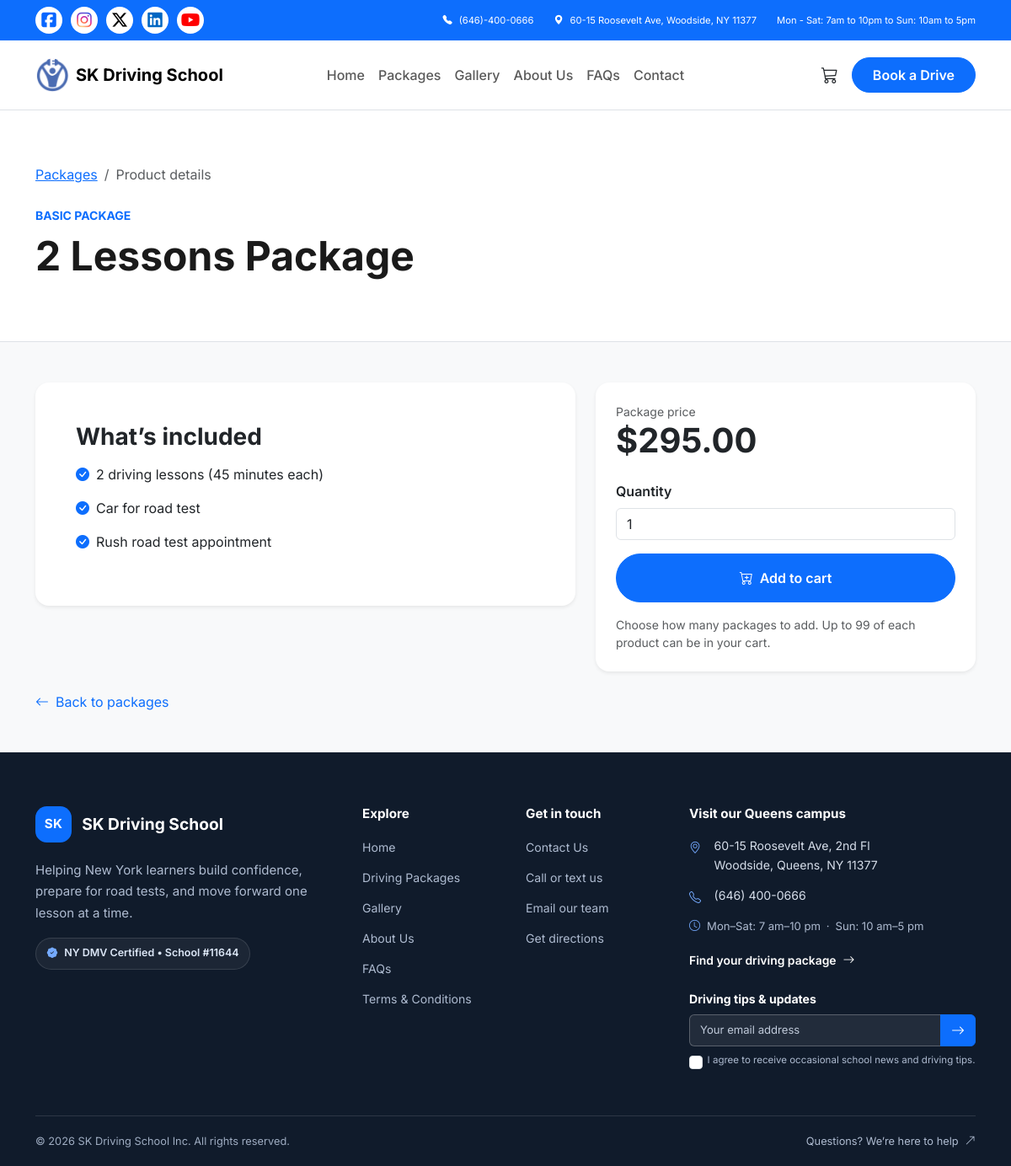
The page /product?id=2 on the database its author committed.
### tables this page shows
CREATE TABLE IF NOT EXISTS products (
    id BIGINT UNSIGNED NOT NULL AUTO_INCREMENT PRIMARY KEY,
    category VARCHAR(32) NOT NULL,
    region VARCHAR(120) NULL,
    name VARCHAR(180) NOT NULL,
    price_cents INT UNSIGNED NOT NULL,
    subtitle VARCHAR(255) NULL,
    features JSON NOT NULL,
    is_active TINYINT(1) NOT NULL DEFAULT 1,
    sort_order INT NOT NULL DEFAULT 0,
    created_at TIMESTAMP NOT NULL DEFAULT CURRENT_TIMESTAMP,
    updated_at TIMESTAMP NOT NULL DEFAULT CURRENT_TIMESTAMP ON UPDATE CURRENT_TIMESTAMP,
    INDEX products_active_category_order (is_active, category, sort_order),
    INDEX products_region_category (region, category, is_active)
);

### includes/package-catalog.php (called while the page is built, shortened)
<?php
require_once __DIR__ . '/db.php';
$productsById = [];
$productCatalogReady = false;
if ($pdo === null) {
    $productCatalogError = 'The package catalog is unavailable because the database is not connected.';
} else {
    $tableStatement = $pdo->prepare(
        'SELECT COUNT(*) FROM information_schema.TABLES WHERE TABLE_SCHEMA = DATABASE() AND TABLE_NAME = ?'
    );
    $tableStatement->execute(['products']);
    $productCatalogReady = (int) $tableStatement->fetchColumn() === 1;
}
if ($productCatalogReady) {
    $statement = $pdo->query(
        'SELECT id, category, region, name, price_cents, subtitle, features, sort_order
         FROM products
         WHERE is_active = 1
         ORDER BY sort_order, id'
    );
    foreach ($statement->fetchAll() as $row) {
        $features = json_decode($row['features'], true);
        $features = array_values(array_filter($features, 'is_string'));
        $product = [
            'id' => (int) $row['id'],
            'category' => $row['category'],
            'region' => $row['region'] ?? '',
            'name' => $row['name'],
            'price' => ((int) $row['price_cents']) / 100,
            'features' => $features,
            'sort_order' => (int) $row['sort_order'],
        ];
        if (is_string($row['subtitle']) && $row['subtitle'] !== '') {
            $product['subtitle'] = $row['subtitle'];
        }
        $productsById[$product['id']] = $product;
    }
}

### product.php (the view, shortened to what this page needs)
<?php
require_once 'includes/package-catalog.php';
$productIdValue = $_GET['id'] ?? '';
$productId = is_string($productIdValue) && ctype_digit($productIdValue) ? (int) $productIdValue : 0;
$product = $productsById[$productId] ?? null;
$remainingQuantity = 99;
$quantityValue = '1';
if ($product === null) {
    http_response_code($productCatalogError === null ? 404 : 503);
} else {
    $cart = isset($_SESSION['cart']) && is_array($_SESSION['cart']) ? $_SESSION['cart'] : [];
    $itemId = $product['region'] . '|' . $product['category'] . '|' . $productId;
    $currentQuantity = isset($cart[$itemId]) && is_int($cart[$itemId]) && $cart[$itemId] > 0
        ? min(99, $cart[$itemId])
        : 0;
    $remainingQuantity = 99 - $currentQuantity;
}
include 'includes/header.php';
?>
<header class="site-header">
    <?php
    require_once 'includes/topbar.php';
    require_once 'includes/navbar.php';
    ?>
</header>
<main>
    <section class="py-5 bg-white border-bottom">
        <div class="container py-3">
            <nav aria-label="Breadcrumb" class="mb-4">
                <ol class="breadcrumb mb-0">
                    <li class="breadcrumb-item"><a href="packages">Packages</a></li>
                    <li class="breadcrumb-item active" aria-current="page">Product details</li>
                </ol>
            </nav>
            <?php if ($product === null): ?>
                <h1 class="display-5 fw-bold">Product unavailable</h1>
                <p class="lead text-muted mb-4">
                    <?= htmlspecialchars($productCatalogError ?? 'This product could not be found or is no longer available.', ENT_QUOTES, 'UTF-8') ?>
                </p>
                <a class="btn btn-primary rounded-pill px-4" href="packages">Browse packages</a>
            <?php else: ?>
                <span class="text-primary fw-bold small text-uppercase tracking-wide">
                    <?= htmlspecialchars($product['category'], ENT_QUOTES, 'UTF-8') ?> package
                </span>
                <h1 class="display-5 fw-bold mt-2 mb-2"><?= htmlspecialchars($product['name'], ENT_QUOTES, 'UTF-8') ?></h1>
            <?php endif; ?>
        </div>
    </section>
    <?php if ($product !== null): ?>
        <section class="py-5 bg-light">
            <div class="container">
                <div class="row g-4 align-items-start">
                    <div class="col-lg-7">
                        <article class="card border-0 shadow-sm rounded-4 p-4 p-md-5">
                            <h2 class="h3 fw-bold mb-3">What’s included</h2>
                            <ul class="list-unstyled mb-0">
                                <?php foreach ($product['features'] as $feature): ?>
                                    <li class="d-flex gap-2 mb-3">
                                        <i class="bi bi-check-circle-fill text-primary" aria-hidden="true"></i>
                                        <span><?= htmlspecialchars($feature, ENT_QUOTES, 'UTF-8') ?></span>
                                    </li>
                                <?php endforeach; ?>
                            </ul>
                        </article>
                    </div>
                    <div class="col-lg-5">
                        <aside class="card border-0 shadow-sm rounded-4 p-4" aria-label="Product price and order">
                            <span class="text-muted small">Package price</span>
                            <p class="display-6 fw-bold mb-4">$<?= number_format($product['price'], 2) ?></p>
                            <form method="post" action="product?id=<?= $productId ?>">
                                <label for="product-quantity" class="form-label fw-semibold">Quantity</label>
                                <input
                                    class="form-control mb-3"
                                    type="number"
                                    id="product-quantity"
                                    name="quantity"
                                    min="1"
                                    max="<?= $remainingQuantity ?>"
                                    value="<?= htmlspecialchars((string) $quantityValue, ENT_QUOTES, 'UTF-8') ?>"
                                    required
                                    <?= $remainingQuantity === 0 ? 'disabled' : '' ?>
                                >
                                <button type="submit" class="btn btn-primary w-100 rounded-pill py-3 fw-semibold" <?= $remainingQuantity === 0 ? 'disabled' : '' ?>>
                                    <i class="bi bi-cart-plus me-2" aria-hidden="true"></i>Add to cart
                                </button>
                            </form>
                            <p class="small text-muted mt-3 mb-0">
                                <?= $remainingQuantity === 99
                                    ? 'Choose how many packages to add. Up to 99 of each product can be in your cart.'
                                    : 'You can add up to ' . $remainingQuantity . ' more of this product. You’ll review your selections in the cart before proceeding.' ?>
                            </p>
                        </aside>
                    </div>
                </div>
                <a href="packages" class="d-inline-block mt-4 text-decoration-none">
                    <i class="bi bi-arrow-left me-2" aria-hidden="true"></i>Back to packages
                </a>
            </div>
        </section>
    <?php endif; ?>
</main>
<?php include 'includes/footer.php'; ?>

### assets/css/partials/00-base.css (style rules this page uses)
:root { --bs-primary: #0d6efd; --bs-primary-rgb: 13,110,253; }
.btn-primary { background-color: var(--bs-primary); border-color: var(--bs-primary); }
.text-primary { color: var(--bs-primary) !important; }
body { font-family: 'Inter', sans-serif; color: #1a1a1a; }

### assets/css/partials/01-layout.css (style rules this page uses)
main { animation: site-page-enter 0.42s ease-out both; }
.btn, .navbar .nav-link, .footer-links a, .footer-contact-link, .footer-bottom-link, .contact-info-row a, .about-team-links a, .gallery-cta-card a, .cart-continue-link, .cart-call-link { transition: color 0.18s ease, background-color 0.18s ease, border-color 0.18s ease, box-shadow 0.18s ease, transform 0.18s ease; }
.home-feature-card, .home-package-card, .card, .contact-response-card, .contact-form-card, .contact-campus-card, .contact-note-card, .faq-category, .about-promise-card, .about-service-card, .about-area-card, .about-team-card, .about-cta-card, .terms-card, .cart-empty-card, .cart-items-card, .cart-summary, .checkout-card, .checkout-summary, .checkout-campus-card { transition: transform 0.22s ease, box-shadow 0.22s ease, border-color 0.22s ease; }

### rows shown on the page
products: category "BASIC", name "2 Lessons Package", quantity "1"

### other values the page prints
$feature "2 driving lessons (45 minutes each)"
$feature "Car for road test"
$feature "Rush road test appointment"
$product['price'] "295.00"
